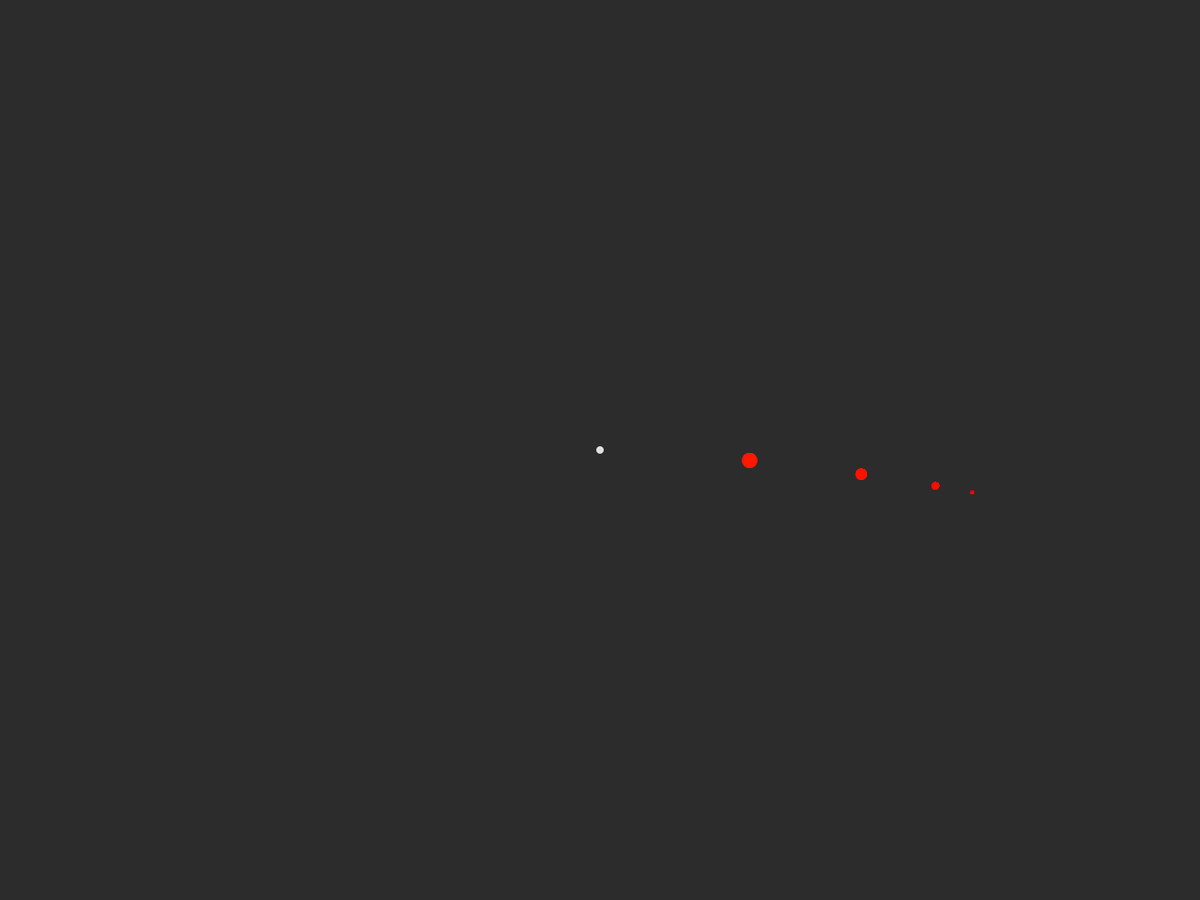
Frame 1 (no input)
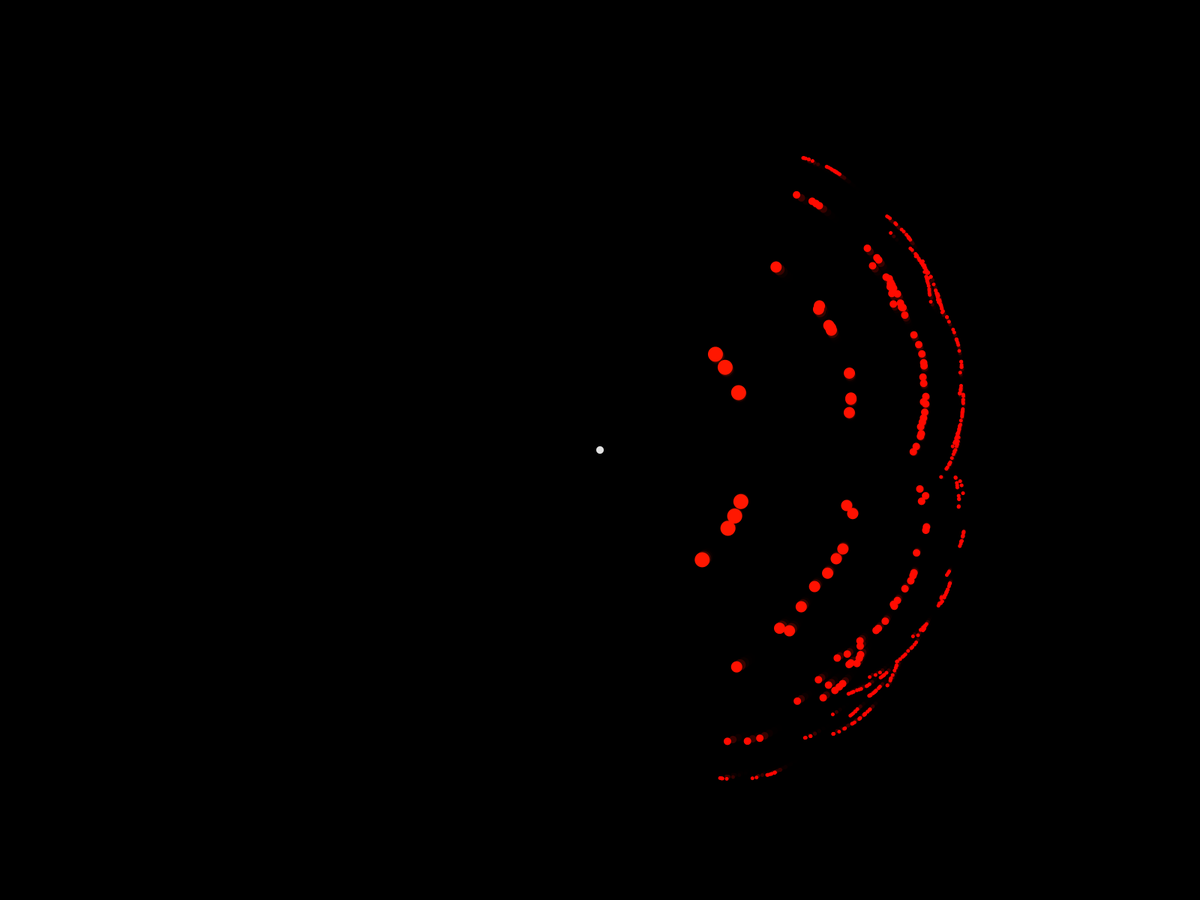
Frame 60 (the mouse pressed at the canvas centre just before this capture)
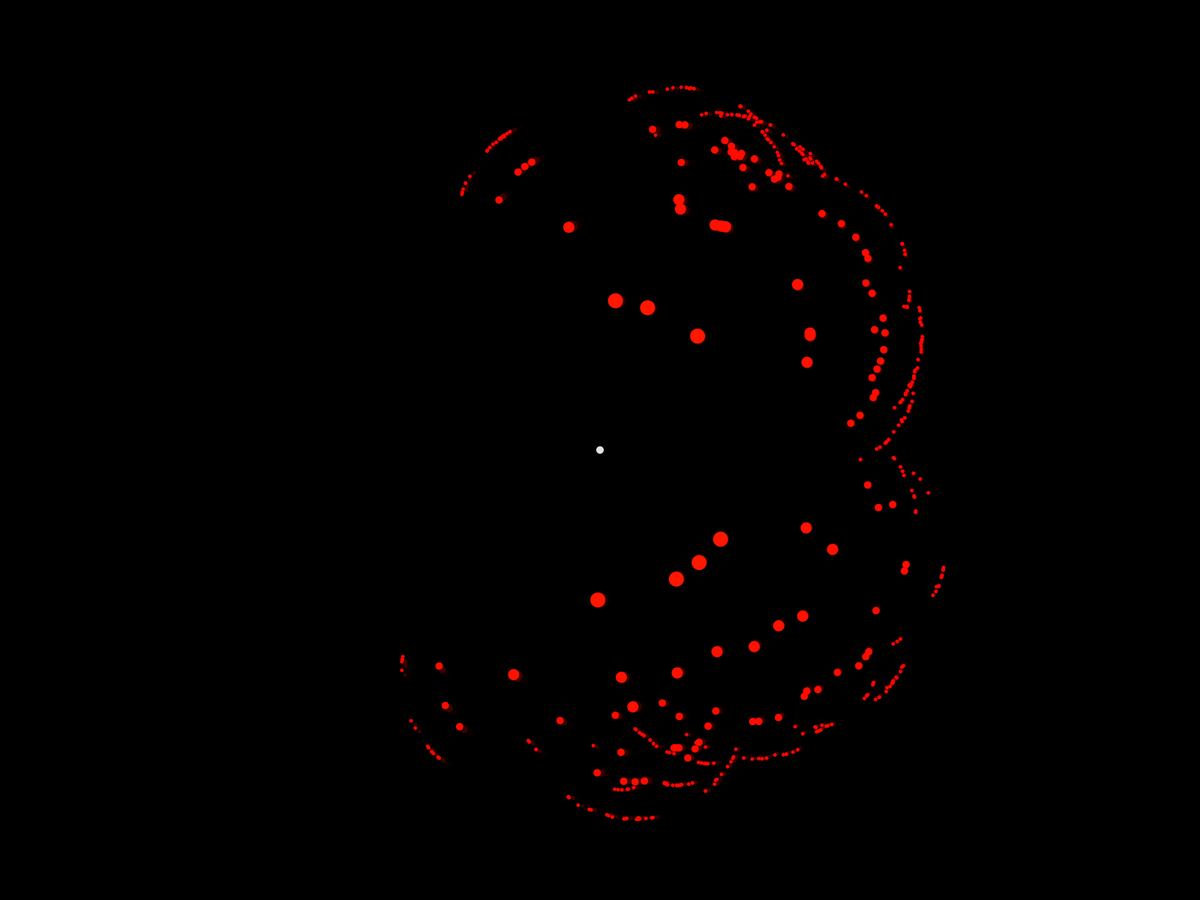
Frame 120 (the mouse held since frame 60 and released just before this capture)

The Processing sketch that drew these frames (run headless with seeded random() and noise(); from frame 60 on, the mouse is pressed at the canvas centre):

// Processing sketch: SolarArray4
// ── SolarArray4.pde
Planet sun;

void setup()
{
  size(1600, 1200);
  fullScreen();
  sun = new Planet(5);
  sun.dist = 0;
  sun.speed = 0;
  sun.createMoons();
}

void draw()
{
  noStroke();
  fill(color(0,0,0,200));
  rect(0,0, width, height);
  translate(width/2, height/2);
  scale(.5);
sun.Show();
}

// ── Planet.pde
class Planet
{
  float size = 20;
  float dist = 100;
  float angle = 0;
  float speed = 1.0;
  color col = color(225,225,225);
  
  Planet[] moons = new Planet[20];//moon
  int nMoons = 0;
  int generation = 0;
  Planet(int gen)
    {
      this.generation = gen;
      if(this.generation > 0)
         {
      this.createMoons();
         }
    }
    
    void Show()
  {
  pushMatrix();
  rotate(radians(this.angle));
  translate(this.dist,0);
  noStroke();
  fill(this.col);
  circle(0,0,this.size);
  this.angle = this.angle+this.speed;
  for(int i = 0; i< this.nMoons; i = i+1)
    {
    this.moons[i].Show();
    }
  popMatrix();
  }
 
  void randomize()
    {
    this.size = this.generation*10; //random(10,40);
    this.dist =this.generation*100;                   //random(50,400);
    this.angle = this.generation*1;                          //random(360);
    this.speed = random(-.2,.2)*this.generation; //random(-2,2);
    colorMode(HSB, 260,100,100);
    this.col = color(this.generation,100,100);
    }

void createMoons()
  {
  this.nMoons = floor(random(1, 8));
  for(int i = 0; i< this.nMoons; i = i+1)
    {
      this.moons[i] = new Planet(this.generation -1);
      this.moons[i].randomize();
    }
  }
}
